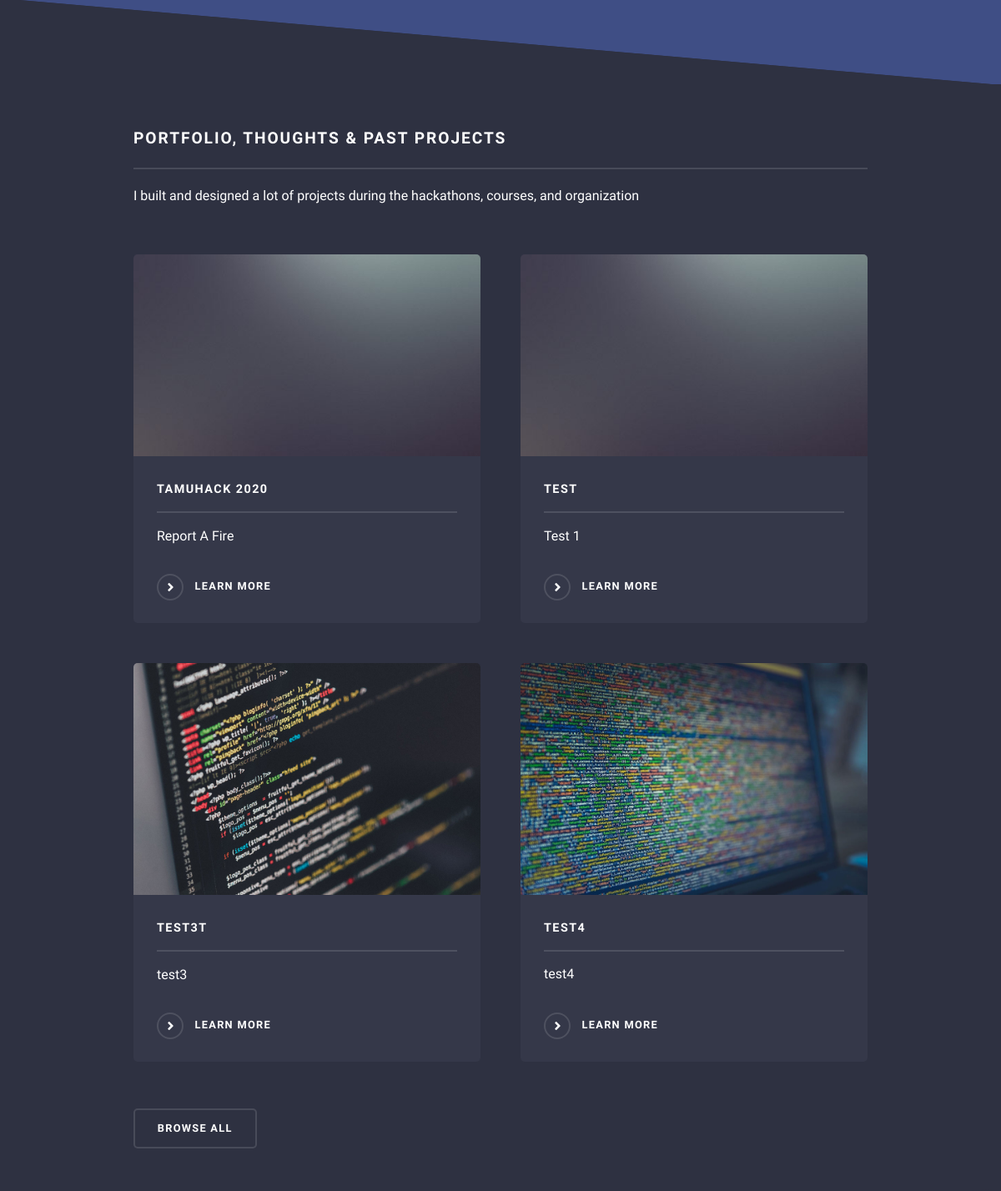
The app's page / (middle part), older data.
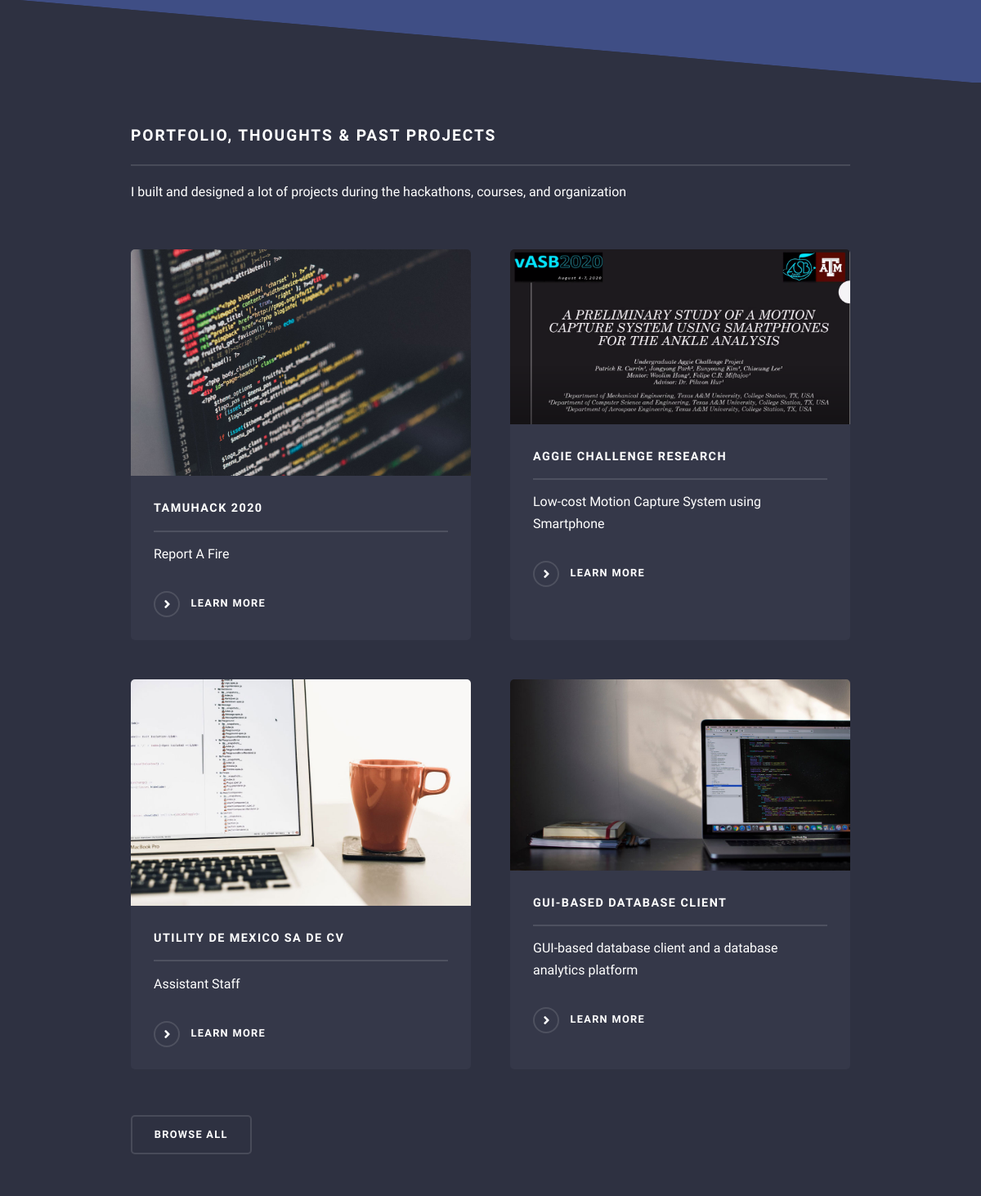
The same page, newer data.
### base/models.py (models this page shows, shortened)
class Post(models.Model):
    headline = models.CharField(max_length=200)
    sub_headline = models.CharField(max_length=200, null=True, blank=True)
    thumbnail = models.ImageField(null=True, blank=True, upload_to="images", default="placeholder.png")
    body = RichTextUploadingField(null=True, blank=True)
    created = models.DateTimeField(auto_now_add=True)
    active = models.BooleanField(default=False)
    featured = models.BooleanField(default=False)
    tags = models.ManyToManyField(Tag, null=True,)

### base/views.py (the view)
# urls.py: path('', views.home, name='home'),
def home(request):
    posts = Post.objects.filter(active=True,featured=True)[1:5]
    context = {'posts':posts}
    return render(request, 'base/index.html', context)

### base/templates/base/index.html (shortened to what this page needs)
<!DOCTYPE HTML>
{% load static %}
<html>
	<head>
		{% include 'base/main.html' %}
	</head>
	<body class="is-preload">
		<div id="page-wrapper">
				<section id="wrapper">
						<section id="four" class="wrapper alt style1">
							<div class="inner">
								<h2 class="major">Portfolio, Thoughts & Past Projects</h2>
								<p>I built and designed a lot of projects during the hackathons, courses, and organization</p>
								<section class="features">
									{% for post in posts %}
									<article>
										<a href="{% url 'post' post.id %}" class="image"><img src="{{post.thumbnail.url}}" alt="" /></a>
										<h3 class="major">{{ post.headline}}</h3>
										<p>{{post.sub_headline}}</p>
										<a href="{% url 'post' post.id %}" class="special">Learn more</a>
									</article>
									{% endfor %}
								</section>
								<ul class="actions">
									<li><a href="{% url 'posts' %}" class="button">Browse All</a></li>
								</ul>
							</div>
						</section>
				</section>
		</div>
	</body>
</html>

### base/templates/base/main.html (shortened to what this page needs)
<!DOCTYPE html>
{% load static %}
<html>
    <head>
		<link rel="stylesheet" href="{% static 'css/main.css' %}" />
    </head>
    <body>
    </body>
</html>

Row changes from the older to the newer data that the page shows:
changed Post "Report A Fire": thumbnail: a different picture
changed Post: thumbnail: a different picture; headline "TEST" → "AGGIE CHALLENGE RESEARCH"; sub_headline "Test 1" → "Low-cost Motion Capture System using Smartphone"
changed Post: thumbnail: a different picture; headline "TEST3T" → "UTILITY DE MEXICO SA DE CV"; sub_headline "test3" → "Assistant Staff"
changed Post: thumbnail: a different picture; headline "TEST4" → "GUI-BASED DATABASE CLIENT"; sub_headline "test4" → "GUI-based database client and a database analytics platform"
